Frame 1 (no input): blank canvas, image omitted
Frame 60 (the mouse pressed at the canvas centre just before this capture): blank canvas, image omitted
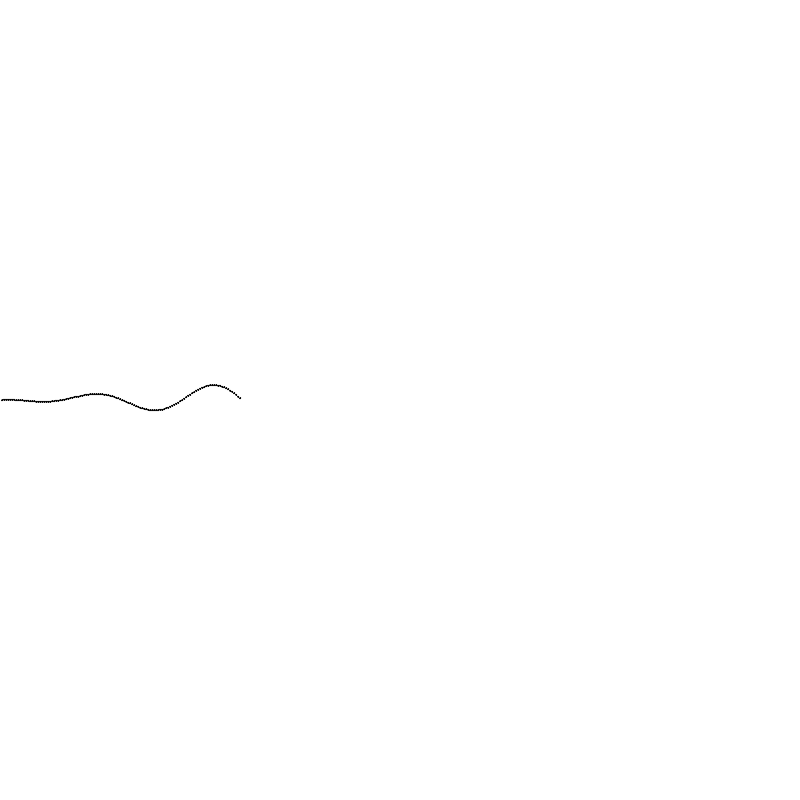
Frame 120 (the mouse held since frame 60 and released just before this capture)

The Processing sketch whose frames 1 and 60 were blank and that drew this single picture after the mouse press (run headless with seeded random() and noise(); from frame 60 on, the mouse is pressed at the canvas centre):

// Processing sketch: processing_137166
// ── processing_137166.pde

float Wave;
float angle;
float radius = 1;
float frequency = 6;
float l;
float x;


void setup() {
  size(800, 800);
  background (255);
}

void draw() {

  l = 400 + sin(radians(angle))*(radius);

  //  l = inital start + aplitude*sin(frequency*x);

  //  background(24);
  angle -= frequency;
  x+=2;
  radius-= .15;

  //  Wave = l;
  //
  //  float Wave = map(l, 0, 1023, 0, 255);

  ellipse(x, l, 1, 1);

  println(l);
  println(x);

  if (x>width) {
    x=0;
  }
}
